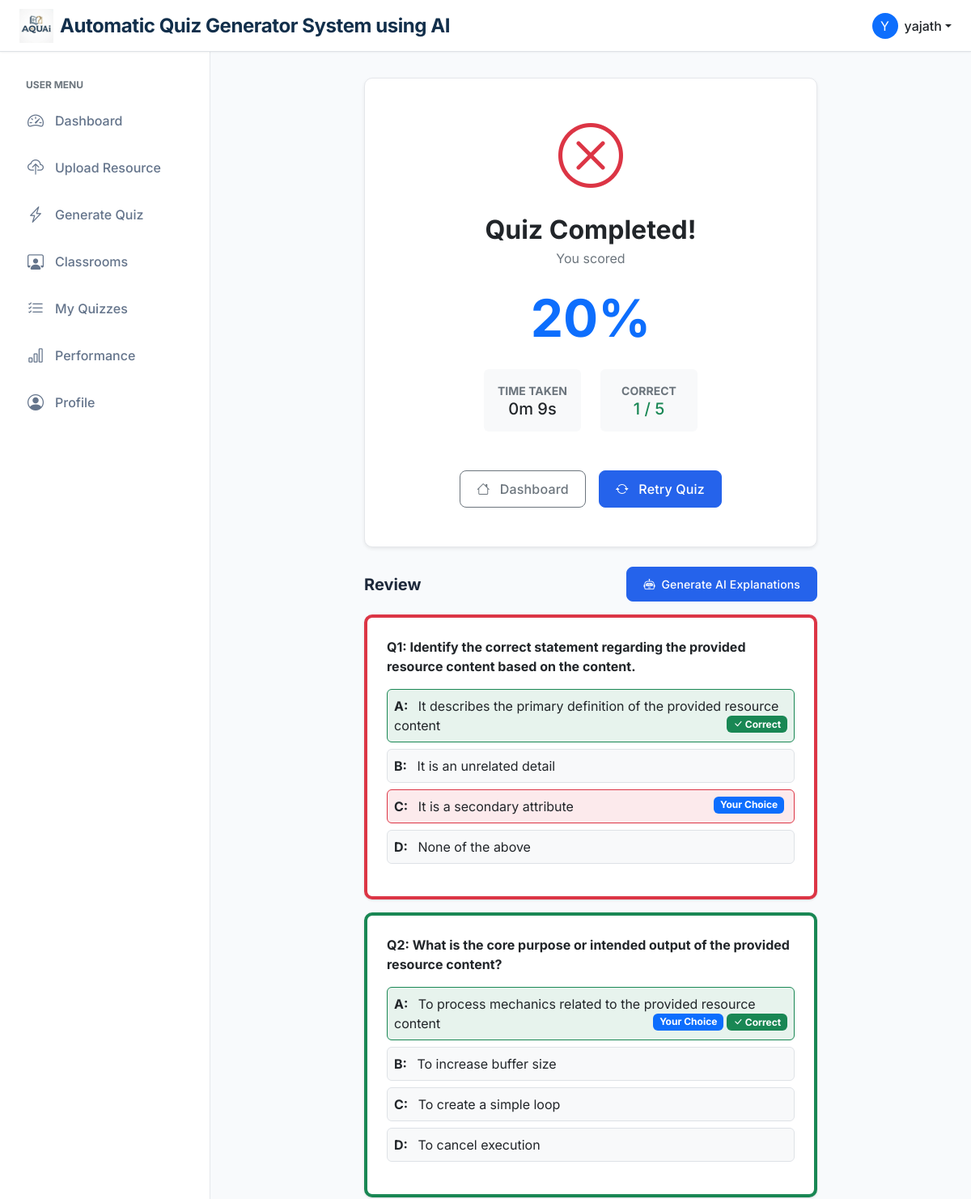
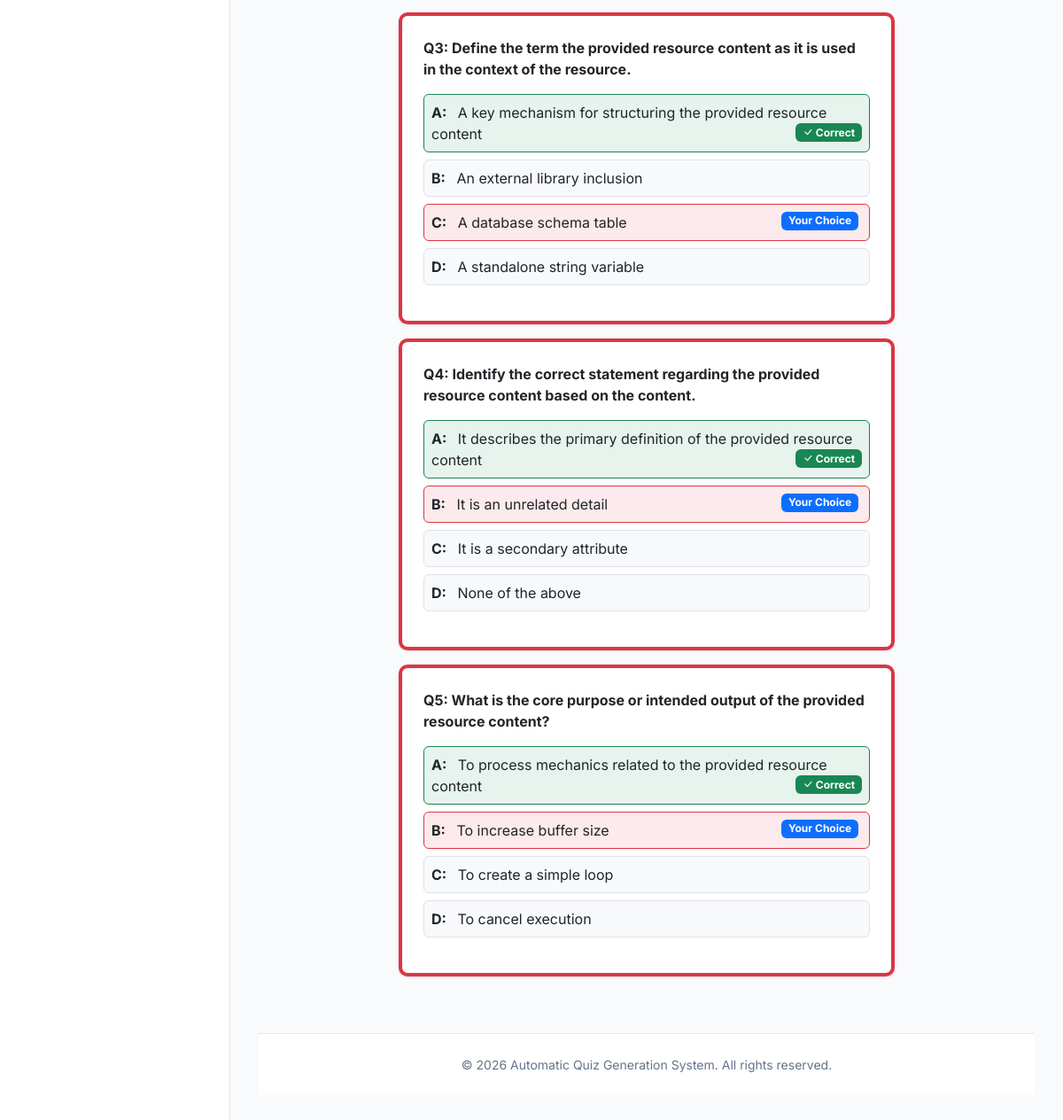
The app's page /quiz/result/2 (signed in) with its own data (2 pictures, top to bottom).
### app/models.py (models this page shows, shortened)
class User(UserMixin, db.Model):
    __tablename__ = "user"
    id = db.Column(db.Integer, primary_key=True)
    username = db.Column(db.String(64), index=True, unique=True)
    email = db.Column(db.String(120), index=True, unique=True)
    password_hash = db.Column(db.String(128))
    role = db.Column(db.String(20), default='user')  # 'admin' or 'user'
    is_flagged = db.Column(db.Boolean, default=False)
    resources = db.relationship('Resource', back_populates='author', cascade="all, delete-orphan")
    quizzes = db.relationship('Quiz', back_populates='user', cascade="all, delete-orphan")
    attempts = db.relationship('QuizAttempt', back_populates='user', cascade="all, delete-orphan")
    def is_admin(self):
        return self.role == 'admin'

class QuizAttempt(db.Model):
    __tablename__ = "quiz_attempt"
    id = db.Column(db.Integer, primary_key=True)
    quiz_id = db.Column(db.Integer, db.ForeignKey('quiz.id'), nullable=False)
    user_id = db.Column(db.Integer, db.ForeignKey('user.id'), nullable=False)
    assignment_id = db.Column(db.Integer, db.ForeignKey('assignments.id'), nullable=True)
    __table_args__ = (
        db.UniqueConstraint('user_id', 'assignment_id', name='uq_user_assignment'),
    )
    started_at = db.Column(db.DateTime, default=db.func.current_timestamp())
    completed_at = db.Column(db.DateTime)
    total_score = db.Column(db.Float, default=0.0)
    time_taken = db.Column(db.Integer)
    is_submitted = db.Column(db.Boolean, default=False)
    quiz = db.relationship('Quiz', back_populates='attempts')
    user = db.relationship('User', back_populates='attempts')
    answers = db.relationship('AttemptAnswer', back_populates='attempt', cascade="all, delete-orphan")

class Quiz(db.Model):
    __tablename__ = "quiz"
    id = db.Column(db.Integer, primary_key=True)
    user_id = db.Column(db.Integer, db.ForeignKey('user.id'), nullable=False)
    resource_id = db.Column(db.Integer, db.ForeignKey('resource.id', ondelete="CASCADE"), nullable=False)
    created_at = db.Column(db.DateTime, default=db.func.current_timestamp())
    total_questions = db.Column(db.Integer, nullable=False)
    mode = db.Column(db.String(50))
    bloom_level = db.Column(db.String(50))
    difficulty = db.Column(db.String(50))
    teacher_note = db.Column(db.Text, nullable=True)
    passing_score = db.Column(db.Float, default=0.0)
    user = db.relationship('User', back_populates='quizzes')
    resource = db.relationship('Resource', back_populates='quizzes')
    questions = db.relationship(
        'GeneratedQuestion',
        secondary=quiz_questions,
        lazy='subquery',
        backref='quizzes'
    )
    attempts = db.relationship('QuizAttempt', back_populates='quiz', cascade="all, delete-orphan")

class AttemptAnswer(db.Model):
    __tablename__ = "attempt_answer"
    id = db.Column(db.Integer, primary_key=True)
    attempt_id = db.Column(db.Integer, db.ForeignKey('quiz_attempt.id'), nullable=False)
    question_id = db.Column(db.Integer, db.ForeignKey('generated_question.id'), nullable=False)
    selected_answer = db.Column(db.String(255))
    is_correct = db.Column(db.Boolean, default=False)
    response_time = db.Column(db.Integer, default=0)
    attempt = db.relationship('QuizAttempt', back_populates='answers')
    question = db.relationship('GeneratedQuestion')

class GeneratedQuestion(db.Model):
    __tablename__ = "generated_question"
    id = db.Column(db.Integer, primary_key=True)
    resource_id = db.Column(db.Integer, db.ForeignKey('resource.id'), nullable=False)
    topic_id = db.Column(db.Integer, db.ForeignKey('resource_topic.id'), nullable=True)
    question_text = db.Column(db.Text, nullable=False)
    options = db.Column(db.Text)
    correct_answer = db.Column(db.String(255))
    bloom_level = db.Column(db.String(50))
    difficulty = db.Column(db.String(50))
    question_type = db.Column(db.String(50))
    explanation = db.Column(db.Text)
    created_at = db.Column(db.DateTime, default=db.func.current_timestamp())
    resource = db.relationship('Resource', back_populates='questions')
    topic = db.relationship('ResourceTopic', back_populates='questions')

### app/quiz/routes.py (the view)
@quiz_bp.route('/result/<int:attempt_id>')
@login_required
def result(attempt_id):
    attempt = QuizAttempt.query.get_or_404(attempt_id)
    if attempt.user_id != current_user.id:
        flash('Permission denied.')
        return redirect(url_for('user.dashboard'))
    if attempt.assignment_id:
        from app.models import Assignment
        assignment = Assignment.query.get(attempt.assignment_id)
        if assignment and not assignment.results_released:
            return render_template("quiz/waiting_result.html")
    formatted_time = "0m 0s"
    if attempt.time_taken:
        minutes = attempt.time_taken // 60
        seconds = attempt.time_taken % 60
        formatted_time = f"{minutes}m {seconds}s"
    correct_count = AttemptAnswer.query.filter_by(
        attempt_id=attempt.id,
        is_correct=True
    ).count()
    return render_template(
        'quiz/result.html',
        attempt=attempt,
        correct_count=correct_count,
        formatted_time=formatted_time
    )

### app/templates/quiz/result.html (shortened to what this page needs)
{% extends "base.html" %}
{% block content %}
<div class="row justify-content-center">
    <div class="col-lg-8">
        <div class="card shadow-sm mb-4">
            <div class="card-body p-5 text-center">
                <div class="mb-4">
                    {% if attempt.total_score >= 80 %}
                    <i class="bi bi-trophy text-warning display-1"></i>
                    {% elif attempt.total_score >= 50 %}
                    <i class="bi bi-check-circle text-success display-1"></i>
                    {% else %}
                    <i class="bi bi-x-circle text-danger display-1"></i>
                    {% endif %}
                </div>
                <h2 class="fw-bold mb-1">Quiz Completed!</h2>
                <p class="text-secondary mb-4">You scored</p>
                <div class="display-3 fw-bold text-primary mb-4">{{ "%.0f"|format(attempt.total_score) }}%</div>
                <div class="row g-4 justify-content-center mb-5">
                    <div class="col-auto">
                        <div class="p-3 bg-light rounded text-center" style="min-width: 120px;">
                            <div class="small text-secondary fw-bold">TIME TAKEN</div>
                            <div class="h5 mb-0">{{ formatted_time }}</div>
                        </div>
                    </div>
                    <div class="col-auto">
                        <div class="p-3 bg-light rounded text-center" style="min-width: 120px;">
                            <div class="small text-secondary fw-bold">CORRECT</div>
                            <div class="h5 mb-0 text-success">{{ correct_count }} / {{ attempt.quiz.total_questions }}
                            </div>
                        </div>
                    </div>
                </div>
                <div class="d-flex justify-content-center gap-3">
                    <a href="{{ url_for('user.dashboard') }}" class="btn btn-outline-secondary">
                        <i class="bi bi-house me-2"></i> Dashboard
                    </a>
                    <form action="{{ url_for('quiz.start') }}" method="post">
                        <button type="submit" class="btn btn-primary">
                            <i class="bi bi-arrow-repeat me-2"></i> Retry Quiz
                        </button>
                    </form>
                </div>
            </div>
        </div>
        <div class="d-flex justify-content-between align-items-center mb-3">
            <h5 class="fw-bold mb-0">Review</h5>
            <button id="btn-generate-ai" class="btn btn-sm btn-primary" onclick="generateExplanations()">
                <i class="bi bi-robot me-1"></i> Generate AI Explanations
            </button>
        </div>
        {% for answer in attempt.answers %}
        {% set question = answer.question %}
        {% set options = question.options|from_json if question.options else {} %}
        <div
            class="card mb-3 border-start border-4 {% if answer.is_correct %}border-success{% else %}border-danger{% endif %}">
            <div class="card-body">
                <p class="fw-bold mb-3">Q{{ loop.index }}: {{ question.question_text }}</p>
                <div class="options-list mb-3">
                    {% set user_selected_list = (answer.selected_answer.split(',') if answer.selected_answer else []) %}
                    {% set correct_answer_list = (question.correct_answer.split(',') if question.correct_answer else [])
                    %}
                    {% for key, val in options.items() %}
                    {% set is_selected = (key in user_selected_list) %}
                    {% set is_correct = (key in correct_answer_list) %}
                    <div class="p-2 rounded mb-2 border
                        {% if is_correct %}bg-success bg-opacity-10 border-success{% elif is_selected and not answer.is_correct %}bg-danger bg-opacity-10 border-danger{% else %}bg-light{% endif %}"
                        style="position: relative;">
                        <span class="fw-bold me-2">{{ key }}:</span> {{ val }}
                        {% if is_correct %}
                        <span class="badge bg-success float-end"><i class="bi bi-check-lg"></i> Correct</span>
                        {% endif %}
                        {% if is_selected %}
                        <span class="badge bg-primary float-end me-1">Your Choice</span>
                        {% endif %}
                    </div>
                    {% endfor %}
                </div>
            </div>
        </div>
        {% endfor %}
    </div>
</div>
{% endblock %}

### app/templates/base.html (shortened to what this page needs)
<!doctype html>
<html lang="en">
<head>
  <link href="https://cdn.jsdelivr.net/npm/bootstrap@5.3.0/dist/css/bootstrap.min.css" rel="stylesheet">
  <link href="https://cdn.jsdelivr.net/npm/bootstrap-icons@1.10.0/font/bootstrap-icons.css" rel="stylesheet">
  <link href="{{ url_for('static', filename='css/style.css') }}" rel="stylesheet">
</head>
<body>
  <nav class="navbar navbar-expand-lg navbar-light bg-white fixed-top border-bottom">
    <div class="container-fluid px-4">
      <a class="navbar-brand d-flex align-items-center gap-2" href="{{ url_for('index') }}">
        <img src="{{ url_for('static', filename='images/logo.jpeg') }}" alt="AQUAi Logo" class="app-logo">
        <div class="app-title" style="display: flex; flex-direction: column; line-height: 1;">
          <span class="fw-bold fs-4" style="color: #122f4b;">Automatic Quiz Generator System using AI</span>
        </div>
      </a>
      <div class="d-flex align-items-center ms-auto">
        {% if current_user.is_authenticated %}
        <div class="dropdown">
          <a href="#" class="d-flex align-items-center text-decoration-none dropdown-toggle text-dark"
            id="dropdownUser1" data-bs-toggle="dropdown" aria-expanded="false">
            <div class="bg-primary text-white rounded-circle d-flex align-items-center justify-content-center me-2"
              style="width: 32px; height: 32px;">
              {{ current_user.username[0].upper() }}
            </div>
            <span class="d-none d-sm-inline fw-medium">
              {{ current_user.username }}
            </span>
          </a>
        </div>
        {% endif %}
      </div>
    </div>
  </nav>
  <div class="d-flex">
    {% if current_user.is_authenticated %}
    <nav class="sidebar show">
      <div class="py-2">
        {% if current_user.role == 'admin' %}
        <small class="text-uppercase text-secondary fw-bold px-3 mb-2 d-block" style="font-size: 0.75rem;">
          Admin Menu
        </small>
        <a href="{{ url_for('admin.dashboard') }}"
          class="nav-link {{ 'active' if request.endpoint == 'admin.dashboard' else '' }}">
          <i class="bi bi-speedometer2"></i> Dashboard
        </a>
        <a href="{{ url_for('admin.resources') }}"
          class="nav-link {{ 'active' if request.endpoint == 'admin.resources' else '' }}">
          <i class="bi bi-folder2-open"></i> Manage Resources
        </a>
        <a href="{{ url_for('admin.user_monitoring') }}"
          class="nav-link {{ 'active' if request.endpoint == 'admin.user_monitoring' else '' }}">
          <i class="bi bi-people"></i> User Monitoring
        </a>
        <a href="{{ url_for('admin.list_classrooms') }}"
          class="nav-link {{ 'active' if 'classrooms' in (request.endpoint or '') else '' }}">
          <i class="bi bi-person-workspace"></i> Classrooms
        </a>
        <a href="{{ url_for('admin.list_assignments') }}"
          class="nav-link {{ 'active' if 'assignments' in (request.endpoint or '') else '' }}">
          <i class="bi bi-clipboard-plus"></i> Assign Assignments
        </a>
        <a href="{{ url_for('admin.analytics') }}"
          class="nav-link {{ 'active' if request.endpoint == 'admin.analytics' else '' }}">
          <i class="bi bi-graph-up"></i> Analytics
        </a>
        {% else %}
        <small class="text-uppercase text-secondary fw-bold px-3 mb-2 d-block" style="font-size: 0.75rem;">
          User Menu
        </small>
        <a href="{{ url_for('user.dashboard') }}"
          class="nav-link {{ 'active' if request.endpoint == 'user.dashboard' else '' }}">
          <i class="bi bi-speedometer2"></i> Dashboard
        </a>
        <a href="{{ url_for('user.upload') }}"
          class="nav-link {{ 'active' if request.endpoint == 'user.upload' else '' }}">
          <i class="bi bi-cloud-upload"></i> Upload Resource
        </a>
        <a href="{{ url_for('ai_engine.process') }}"
          class="nav-link {{ 'active' if request.endpoint == 'ai_engine.process' else '' }}">
          <i class="bi bi-lightning-charge"></i> Generate Quiz
        </a>
        <a href="{{ url_for('user.list_classrooms') }}"
          class="nav-link {{ 'active' if 'classrooms' in (request.endpoint or '') else '' }}">
          <i class="bi bi-person-workspace"></i> Classrooms
        </a>
        <a href="{{ url_for('quiz.my_quizzes') }}"
          class="nav-link {{ 'active' if request.endpoint == 'quiz.my_quizzes' else '' }}">
          <i class="bi bi-list-check"></i> My Quizzes
        </a>
        <a href="{{ url_for('quiz.performance') }}"
          class="nav-link {{ 'active' if request.endpoint == 'quiz.performance' else '' }}">
          <i class="bi bi-bar-chart"></i> Performance
        </a>
        <a href="{{ url_for('user.profile') }}"
          class="nav-link {{ 'active' if request.endpoint == 'user.profile' else '' }}">
          <i class="bi bi-person-circle"></i> Profile
        </a>
        {% endif %}
      </div>
    </nav>
    {% endif %}
    <main class="main-content {{ 'ms-0' if not current_user.is_authenticated else '' }}"
      style="{{ 'margin-left: 0;' if not current_user.is_authenticated else '' }}">
      <div class="{{ 'container' if not current_user.is_authenticated else 'container-fluid' }}">
        {% block content %}{% endblock %}
      </div>
      <footer class="footer mt-5">
        <div class="container">
          <span>&copy; {{ 2026 }} Automatic Quiz Generation System. All rights reserved.</span>
        </div>
      </footer>
    </main>
  </div>
</body>
</html>

### records on screen
User: username "Y", username "yajath"
QuizAttempt: total_score "20"
Quiz: quiz.total_questions "5"
AttemptAnswer: options "A" "B" "C" "D", options "It describes the primary definition of the provided resource content" "It is an unrelated detail" "It is a secondary attribute" "None of the above"
GeneratedQuestion: question_text "Identify the correct statement regarding the provided resource content based on the content."
AttemptAnswer: options "A" "B" "C" "D", options "To process mechanics related to the provided resource content" "To increase buffer size" "To create a simple loop" "To cancel execution"
GeneratedQuestion: question_text "What is the core purpose or intended output of the provided resource content?"
AttemptAnswer: options "A" "B" "C" "D", options "A key mechanism for structuring the provided resource content" "An external library inclusion" "A database schema table" "A standalone string variable"
GeneratedQuestion: question_text "Define the term the provided resource content as it is used in the context of the resource."
AttemptAnswer: options "A" "B" "C" "D", options "It describes the primary definition of the provided resource content" "It is an unrelated detail" "It is a secondary attribute" "None of the above"
GeneratedQuestion: question_text "Identify the correct statement regarding the provided resource content based on the content."
AttemptAnswer: options "A" "B" "C" "D", options "To process mechanics related to the provided resource content" "To increase buffer size" "To create a simple loop" "To cancel execution"
GeneratedQuestion: question_text "What is the core purpose or intended output of the provided resource content?"

### other values on screen
{{ correct_count }} "1"
{{ 2026 }} "2026"
